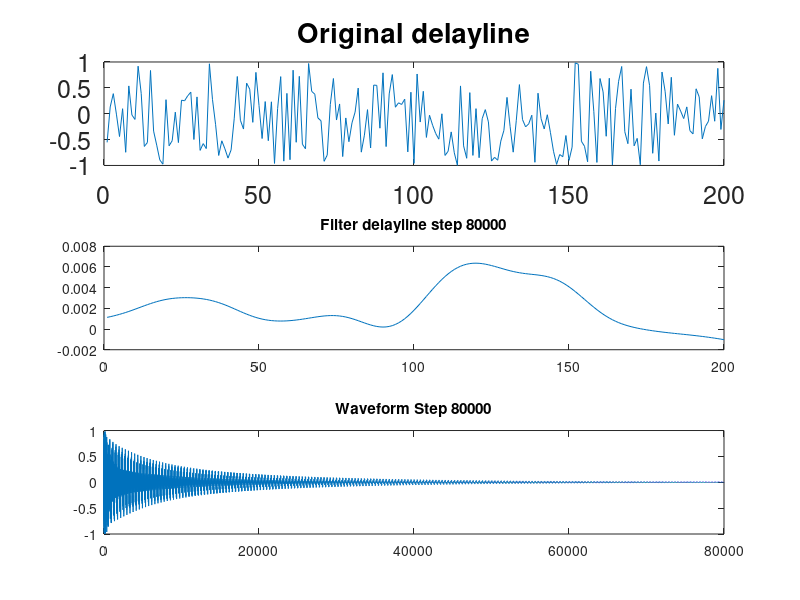
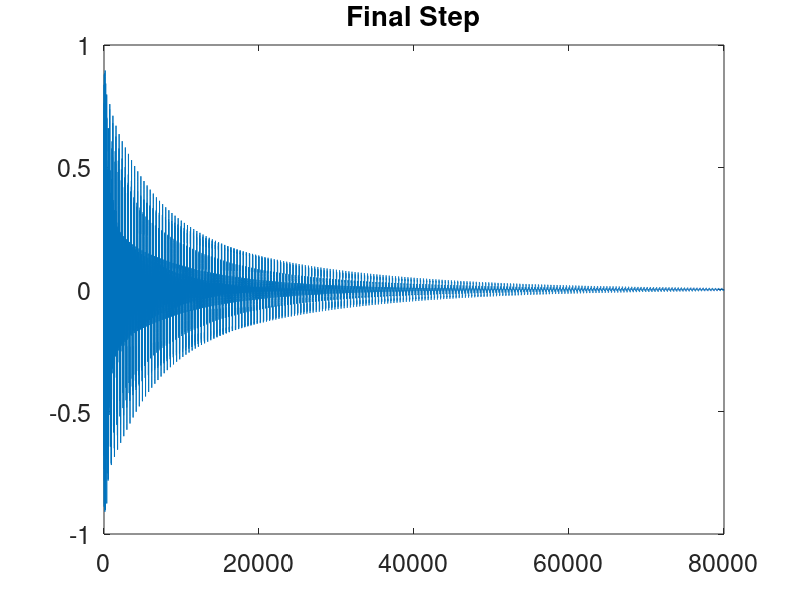

Here is the MATLAB script that generated these plots, in order:
clear all
close all
clc
fs = 44100; % sampling rate
N = 80000; % length of vector to compute
D = 200; % delay line (or wavetable) length
% ******* Simple String Attenuation Filter ******* %
b = -0.99*[0.5 0.5];
z = 0;
% ******* Initialize delay lines ******* %
y = zeros(1,N); % initialize output vector
dline = 2 * rand(1, D) - 1.0;
ptr = 1;
figure(1); subplot(3,1,1);plot(dline);set(gca,'fontsize',18);
title('Original delayline');
subplot(3,1,2);plot(dline);set(gca,'fontsize',18);
title('Filter delayline step n');
%loopsound(dline,fs,fs/D);
subplot(3,1,3); plot(y); title('Waveform Step n');set(gca,'fontsize',18);
figure(1);
% ******* Run Loop Start ******* %
for n = 1:N;
y(n) = dline(ptr);
[dline(ptr), z] = filter(b, 1, y(n), z);
% Increment Pointers & Check Limits
ptr = ptr + 1;
if ptr > D
ptr = 1;
end
if mod(n,2000) == 0
subplot(3,1,2);plot(dline)
str = sprintf('Filter delayline step %d',n);
title(str);
subplot(3,1,3); plot(y);
str = sprintf('Waveform Step %d',n);
title(str);
figure(1);
end
end
% Scale soundfile if necessary
max(abs(y))
if max(abs(y)) > 0.95
y = y./(max(abs(y))+0.1);
disp('Scaled waveform');
end
figure(2);clf;plot(y); title('Final Step');set(gca,'fontsize',18);
sound(y',fs);